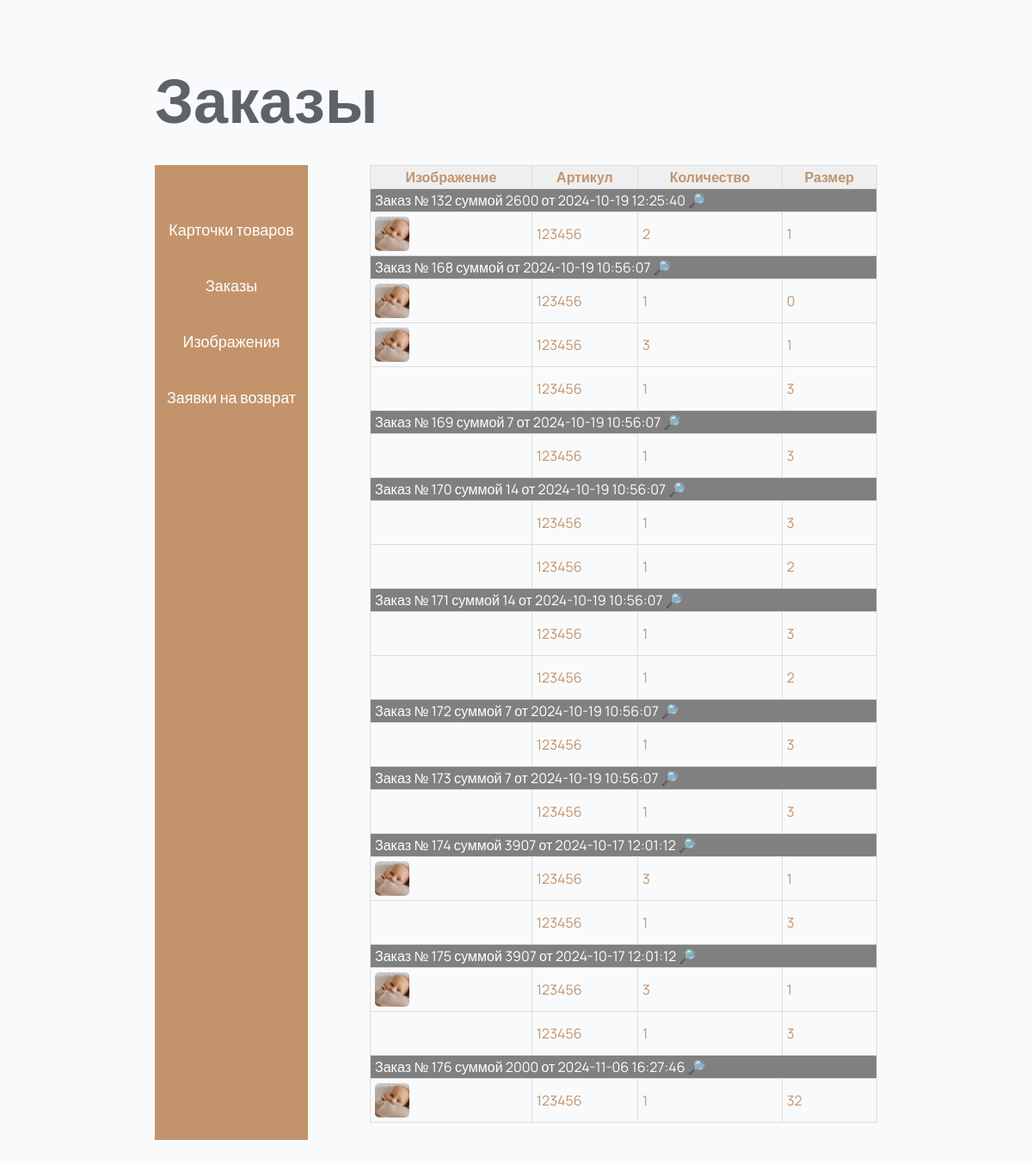
The app's page /admin/zakazy/index.php (signed in) with its own data.
### tables this page shows
CREATE TABLE "zakazy" (`id` INTEGER PRIMARY KEY AUTOINCREMENT, time TIMESTAMP DEFAULT CURRENT_TIMESTAMP NOT NULL, user_id integer, id_tovar_1 integer, size_1 integer, kolvo_1 integer, id_tovar_2 integer, size_2 integer, kolvo_2 integer, id_tovar_3 integer, size_3 integer, kolvo_3 integer, comment TEXT, id_dostavka integer, sum integer, `pay` TEXT);

CREATE TABLE "dostavki" (`id` INTEGER PRIMARY KEY AUTOINCREMENT, id_zakaz integer, gorod TEXT, adress TEXT, type TEXT, fio TEXT);

CREATE TABLE "users" (`id` INTEGER PRIMARY KEY AUTOINCREMENT, `name` TEXT, `password` TEXT, isadmin TEXT, phone numeric, time TIMESTAMP DEFAULT CURRENT_TIMESTAMP NOT NULL, email TEXT, zakazy TEXT);

CREATE TABLE "tovary" (`id` integer primary key autoincrement, `name` TEXT, `price` TEXT, size TEXT, type TEXT, img_1 TEXT, img_2 TEXT, img_3 TEXT, collection TEXT, `artikul` INTEGER, `nalichie` INTEGER, img_4 TEXT, img_5 TEXT, img_6 TEXT, img_7 TEXT, `opis` TEXT);

### app/controllers/orders.php (called while the page is built, shortened)
<?php
include(__DIR__ . '/../database/db.php');
$stmtMain = $connect->query('SELECT * FROM zakazy inner join users on zakazy.user_id = users.id inner join dostavki on zakazy.id_dostavka = dostavki.id');
function getData($stmtSelect)
{
    $array = [];
    $i = '0';
    while ($row = $stmtSelect->fetchArray(SQLITE3_ASSOC)):
        $array["$i"] = $row;
        $i++;
    endwhile;
    return $array;
}
function getOrder($connect, $id)
{
    $stmtGetOrder = $connect->prepare('select * from tovary where id = ?');
    $stmtGetOrder->bindValue(1, $id, SQLITE3_INTEGER);
    $result = $stmtGetOrder->execute();
    return getData($result)[0];
}

### admin/zakazy/index.php (the view, shortened to what this page needs)
<!DOCTYPE html>
<html lang="en">
<?php include(__DIR__ . '/../../app/include/head.php'); ?>
<?php include('../../app/controllers/orders.php'); ?>
<body>
    <main class="obshiy">
        <div class="obshiy__container container">
            <h1 class="obshiy__title">Заказы</h1>
            <div class="obshiy__grid select">
                <div class="select__forms forms select__forms_admin">
                    <?php include_once('../menu.php') ?>
                </div>
                <div class="select__positions select__positions_admin">
                    <table class="table">
                        <thead>
                            <tr>
                                <th>Изображение</th>
                                <th>Артикул</th>
                                <th>Количество</th>
                                <th>Размер</th>
                            </tr>
                        </thead>
                        <tbody>
                            <?php while ($rowOrds = $stmtMain->fetchArray(SQLITE3_ASSOC)): ?>
                                <tr style='background-color: grey; color: white;'>
                                    <td colspan="4">Заказ № <?= $rowOrds['id'] ?? '' ?> суммой <?= $rowOrds['sum'] ?? '' ?> <?= ' ' ?> от <?= $rowOrds['time'] ?? '' ?> <?= ' ' ?> <a href="view.php?idviewZakaz=<?= $rowOrds['id_zakaz'] ?? '' ?>">🔎</a></td>
                                </tr>
                                <?php for ($i = 1; $i < 4; $i++): ?>
                                    <?php if (isset($rowOrds['id_tovar_' . $i])): ?>
                                        <tr>
                                            <td>
                                                <div class="sample"><img src="../../assets/img/<?= getOrder($connect, $rowOrds['id_tovar_' . $i])['img_1'] ?>" alt=""></div>
                                            </td>
                                            <td><?= getOrder($connect, $rowOrds['id_tovar_' . $i])['artikul'] ?? '' ?></td>
                                            <td><?= $rowOrds['kolvo_' . $i] ?? '' ?></td>
                                            <td><?= $rowOrds['size_' . $i] ?? '' ?></td>
                                        </tr>
                                    <?php endif; ?>
                                <?php endfor; ?>
                            <?php endwhile; ?>
                        </tbody>
                    </table>
                </div>
            </div>
        </div>
    </main>
</body>
</html

### records on screen
zakazy: dostavki.id "132", sum "2600", user.time "2024-10-19 12:25:40", id_tovar_1.img_1 (picture), id_tovar_1.artikul "123456", kolvo_1 "2", size_1 "1"
zakazy: dostavki.id "168", user.time "2024-10-19 10:56:07", id_tovar_1.img_1 (picture), id_tovar_1.artikul "123456", kolvo_1 "1", size_1 "0", id_tovar_2.img_1 (picture), id_tovar_2.artikul "123456", kolvo_2 "3", size_2 "1", id_tovar_3.artikul "123456", kolvo_3 "1", size_3 "3"
zakazy: dostavki.id "169", sum "7", user.time "2024-10-19 10:56:07", id_tovar_1.artikul "123456", kolvo_1 "1", size_1 "3"
zakazy: dostavki.id "170", sum "14", user.time "2024-10-19 10:56:07", id_tovar_1.artikul "123456", kolvo_1 "1", size_1 "3", id_tovar_2.artikul "123456", kolvo_2 "1", size_2 "2"
zakazy: dostavki.id "171", sum "14", user.time "2024-10-19 10:56:07", id_tovar_1.artikul "123456", kolvo_1 "1", size_1 "3", id_tovar_2.artikul "123456", kolvo_2 "1", size_2 "2"
zakazy: dostavki.id "172", sum "7", user.time "2024-10-19 10:56:07", id_tovar_1.artikul "123456", kolvo_1 "1", size_1 "3"
zakazy: dostavki.id "173", sum "7", user.time "2024-10-19 10:56:07", id_tovar_1.artikul "123456", kolvo_1 "1", size_1 "3"
zakazy: dostavki.id "174", sum "3907", user.time "2024-10-17 12:01:12", id_tovar_1.img_1 (picture), id_tovar_1.artikul "123456", kolvo_1 "3", size_1 "1", id_tovar_2.artikul "123456", kolvo_2 "1", size_2 "3"
zakazy: dostavki.id "175", sum "3907", user.time "2024-10-17 12:01:12", id_tovar_1.img_1 (picture), id_tovar_1.artikul "123456", kolvo_1 "3", size_1 "1", id_tovar_2.artikul "123456", kolvo_2 "1", size_2 "3"
zakazy: dostavki.id "176", sum "2000", user.time "2024-11-06 16:27:46", id_tovar_1.img_1 (picture), id_tovar_1.artikul "123456", kolvo_1 "1", size_1 "32"
